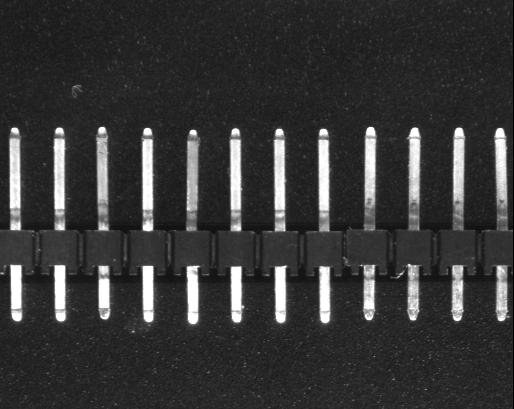
//> input picture openCV/Assignment7/pins/Pins00.jpg, 514 x 409 px
$ ./main   (built with g++ and OpenCV 4)
//> lines starting //> are read from the running program, lines starting //| are printed output that depends on the picture; after the words box and inside, x2 and y2 are one past the last pixel; in counts of white or black regions, pixels touching at a corner belong together
#include <opencv2/core/core.hpp>
#include <opencv2/imgcodecs.hpp>
#include <opencv2/highgui/highgui.hpp>
#include <opencv2/imgproc/imgproc.hpp>
#include <iostream>
#include <cmath> // for calculating angles

using namespace cv;
using namespace std;

// Function to calculate the angle of a line given its start and end points
double calculateAngle(Point pt1, Point pt2) {
    double deltaY = pt2.y - pt1.y;
    double deltaX = pt2.x - pt1.x;
    return atan2(deltaY, deltaX) * 180.0 / CV_PI; // Convert radians to degrees
}

int main(int argc, char** argv) {
    Mat image, grayImage, edges;

    // Load the image of the metal pins
    image = imread("c:\\Pins00.jpg", IMREAD_COLOR);
//> image is the input picture: 409 rows x 514 cols, CV_8UC3; min 0, max 255, mean 55.4
    if (!image.data) {
        cout << "Could not open or find the image." << endl;
        return -1;
    }

    // Convert the image to grayscale for easier processing
    cvtColor(image, grayImage, COLOR_BGR2GRAY);

    // Apply Gaussian blur to reduce noise and improve edge detection
    GaussianBlur(grayImage, grayImage, Size(5, 5), 0);

    // Use Canny edge detection to find edges
    Canny(grayImage, edges, 50, 150, 3);
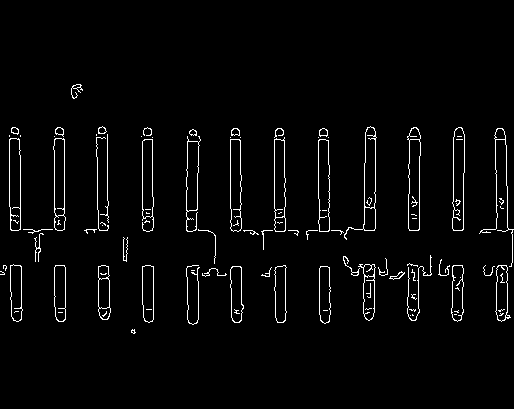
//> edges: 409 rows x 514 cols, CV_8UC1; 2.8% white in thin lines or dots, all inside (x1, y1, x2, y2) = (0, 84, 514, 334)

    // Detect lines using the Hough Line Transform
    vector<Vec4i> lines;
    HoughLinesP(edges, lines, 1, CV_PI / 180, 100, 50, 10);
//> lines = 5 lines (x1, y1, x2, y2): [231, 230, 347, 230], [142, 228, 142, 141], [54, 227, 54, 136], [9, 157, 10, 229], [107, 149, 107, 200]

    // Ideal vertical angle (in degrees) is 90
    const double idealVerticalAngle = 90.0;
    const double angleTolerance = 5.0; // Tolerance in degrees to consider the pin straight

    // Loop over the detected lines
    bool allPinsStraight = true;
    for (size_t i = 0; i < lines.size(); i++) {
        Point pt1(lines[i][0], lines[i][1]);
        Point pt2(lines[i][2], lines[i][3]);

        // Calculate the angle of the detected line (pin)
        double angle = calculateAngle(pt1, pt2);
        double angleDeviation = abs(idealVerticalAngle - abs(angle));

        // Check if the angle deviation is within the tolerance
        if (angleDeviation > angleTolerance) {
            allPinsStraight = false;
            // Draw bent pins in red
            line(image, pt1, pt2, Scalar(0, 0, 255), 2, LINE_AA);
        } else {
            // Draw straight pins in green
            line(image, pt1, pt2, Scalar(0, 255, 0), 2, LINE_AA);
        }

        // Output angle information for debugging
        cout << "Line " << i + 1 << ": Angle = " << angle << " degrees, Deviation = " << angleDeviation << " degrees" << endl;
    }
//> this loop made 5 passes
//> (pt1, pt2, deltaY in calculateAngle, deltaX in calculateAngle, angle, angleDeviation) on passes 1 to 5: (Point(231, 230), Point(347, 230), 0, 116, 0, 90), (Point(142, 228), Point(142, 141), -87, 0, -90, 0), (Point(54, 227), Point(54, 136), -91, 0, -90, 0), (Point(9, 157), Point(10, 229), 72, 1, 89.2, 0.796), (Point(107, 149), Point(107, 200), 51, 0, 90, 0)
//| Line 1: Angle = 0 degrees, Deviation = 90 degrees
//| Line 2: Angle = -90 degrees, Deviation = 0 degrees
//| Line 3: Angle = -90 degrees, Deviation = 0 degrees
//| Line 4: Angle = 89.2043 degrees, Deviation = 0.795724 degrees
//| Line 5: Angle = 90 degrees, Deviation = 0 degrees
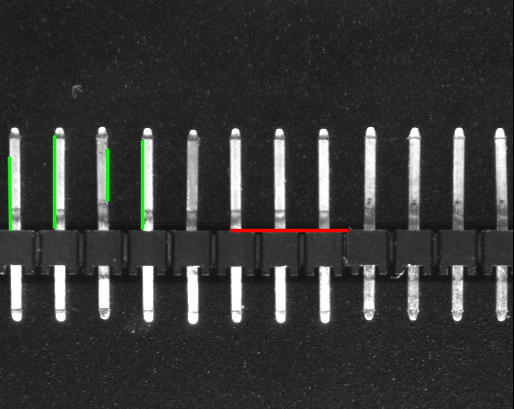
//> image: 409 rows x 514 cols, CV_8UC3; 1.03% of pixels changed, all inside (x1, y1, x2, y2) = (7, 135, 350, 233)

    // Final result output
    if (allPinsStraight) {
        cout << "All pins are straight!" << endl;
    } else {
        cout << "Some pins are bent!" << endl;
    }

    // Display the image with detected lines and color-coded straight/bent pins
    namedWindow("Detected Pins", WINDOW_AUTOSIZE);
    imshow("Detected Pins", image);

    // Wait for a key press
    waitKey(0);

    return 0;
}

$ run again, with openCV/Assignment7/pins/Pins01.jpg copied over openCV/Assignment7/pins/Pins00.jpg
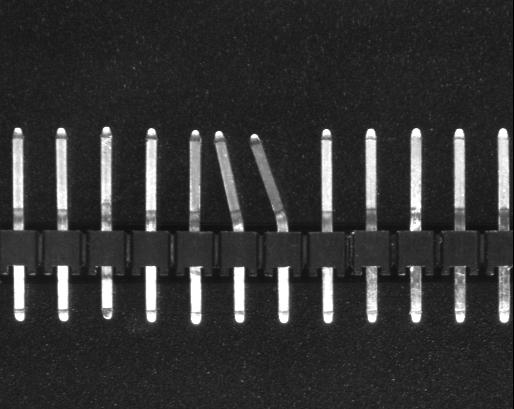
//> input picture openCV/Assignment7/pins/Pins01.jpg, 514 x 409 px
//> image is the input picture: 409 rows x 514 cols, CV_8UC3; min 0, max 255, mean 52
//> `Canny(grayImage, edges, 50, 150, 3);`:
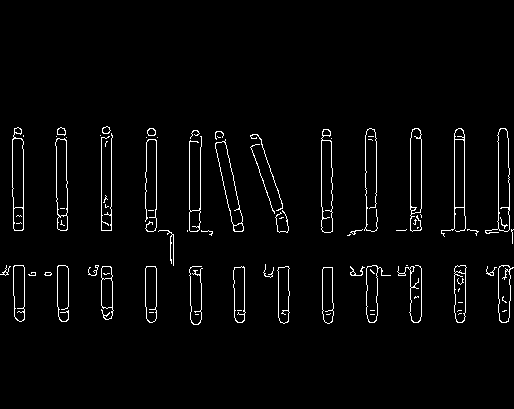
//> edges: 409 rows x 514 cols, CV_8UC1; 2.6% white in thin lines or dots, all inside (x1, y1, x2, y2) = (0, 126, 514, 325)
//> lines = 10 lines (x1, y1, x2, y2), first 8: [101, 230, 101, 137], [421, 229, 421, 134], [498, 232, 498, 132], [156, 227, 156, 140], [410, 230, 410, 138], [441, 230, 512, 230], [67, 266, 68, 319], [454, 228, 454, 133]
//> the loop `for (size_t i = 0; i < lines.size(); i++)` made 10 passes
//> (pt1, pt2, deltaY in calculateAngle, deltaX in calculateAngle, angle, angleDeviation) on passes 1 to 8: (Point(101, 230), Point(101, 137), -93, 0, -90, 0), (Point(421, 229), Point(421, 134), -95, 0, -90, 0), (Point(498, 232), Point(498, 132), -100, 0, -90, 0), (Point(156, 227), Point(156, 140), -87, 0, -90, 0), (Point(410, 230), Point(410, 138), -92, 0, -90, 0), (Point(441, 230), Point(512, 230), 0, 71, 0, 90), (Point(67, 266), Point(68, 319), 53, 1, 88.92, 1.08), (Point(454, 228), Point(454, 133), -95, 0, -90, 0)
//> (printed output is left out)
//> after the loop `for (size_t i = 0; i < lines.size(); i++)`:
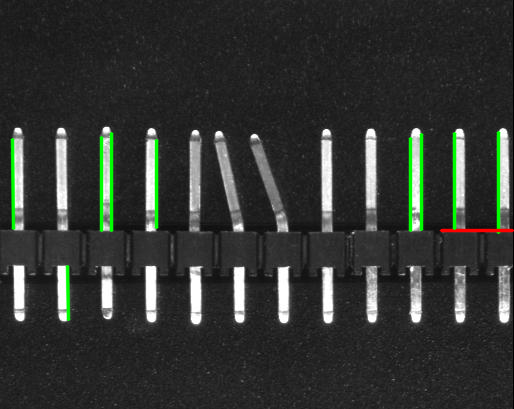
//> image: 409 rows x 514 cols, CV_8UC3; 2.13% of pixels changed, all inside (x1, y1, x2, y2) = (10, 131, 514, 322)
